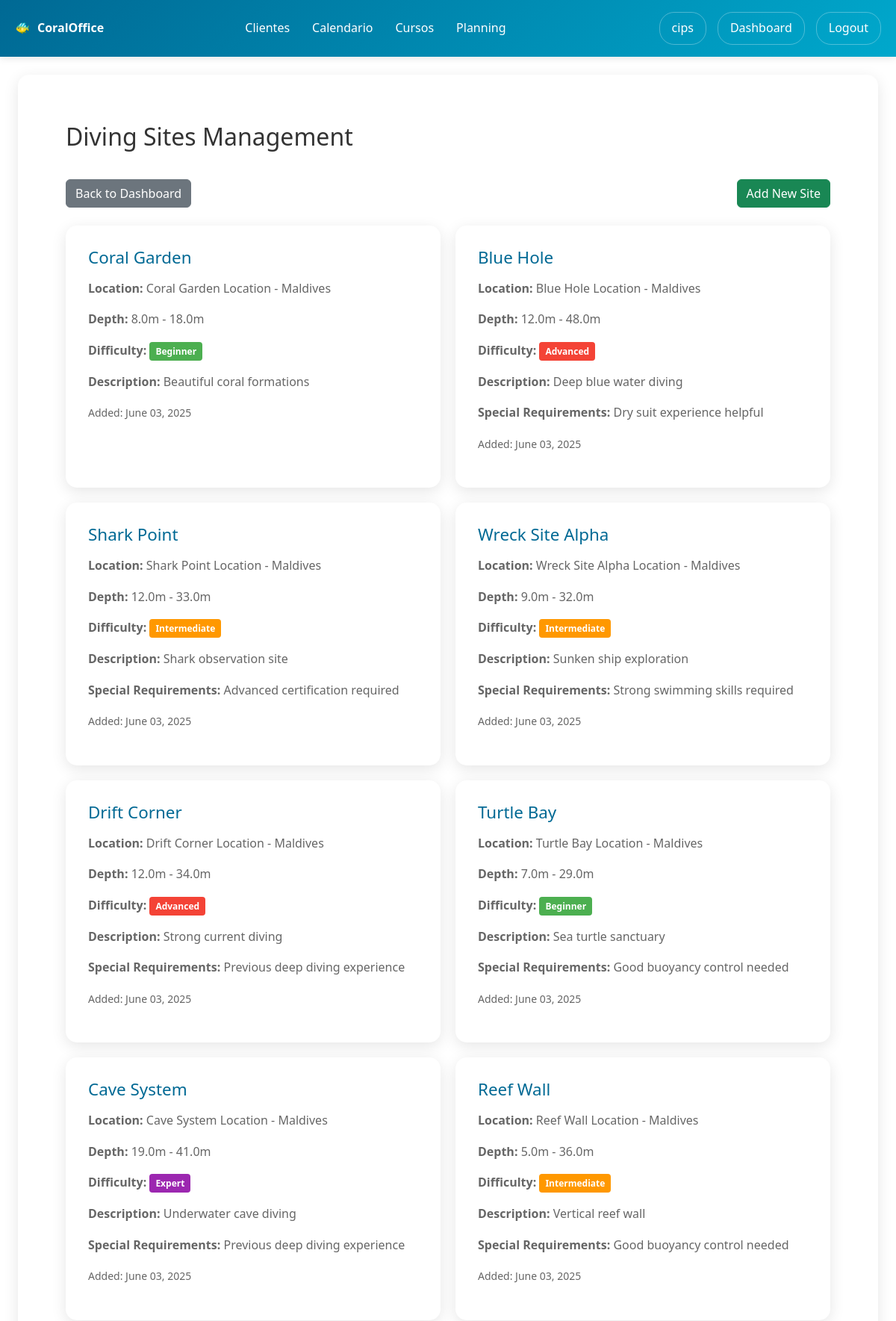
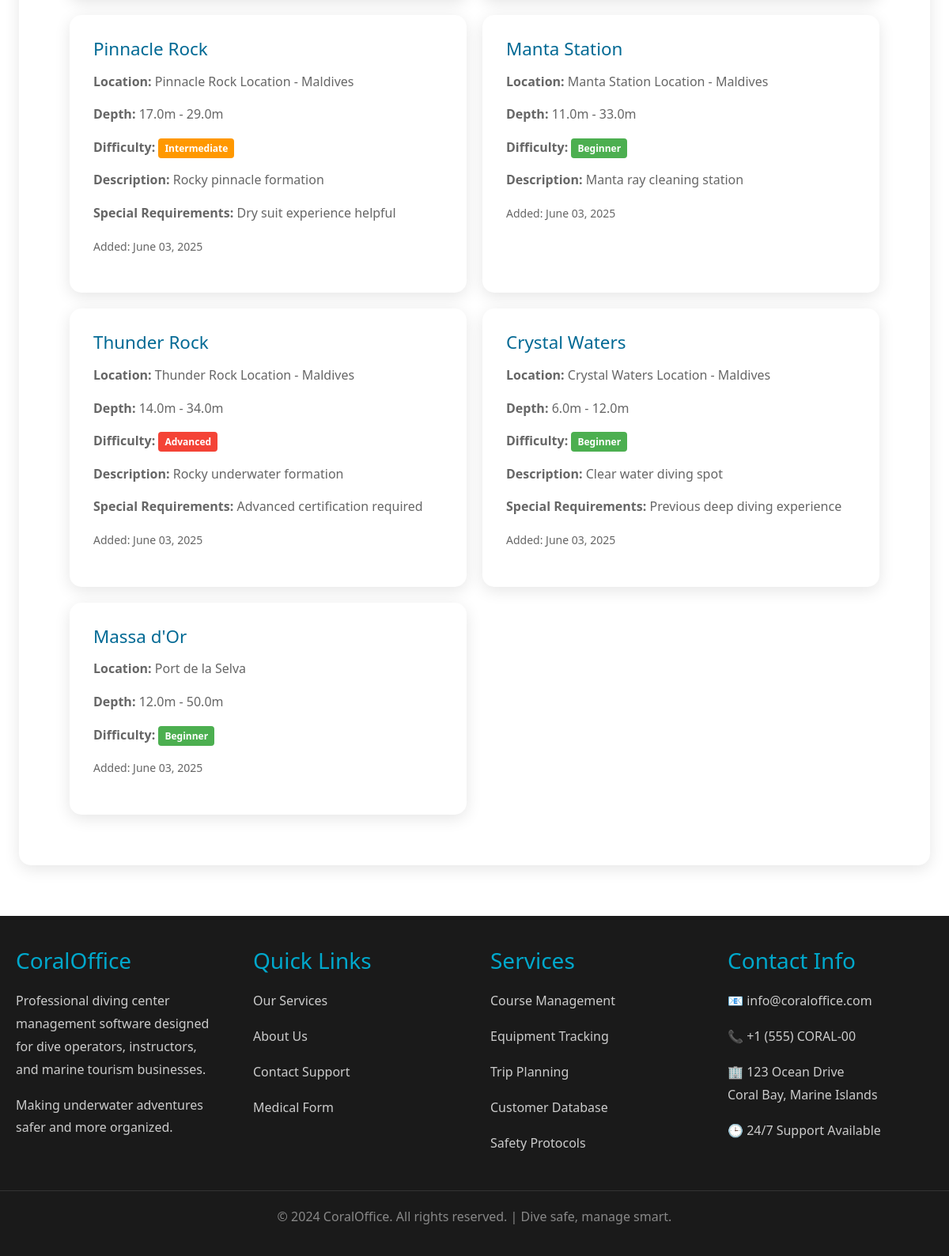
Screenshot of /users/diving-sites/ (signed in) with the database file from the repository (2 pictures, top to bottom).
### users/models.py (models this page shows, shortened)
class DivingSite(models.Model):
    diving_center = models.ForeignKey(User, on_delete=models.CASCADE, related_name='diving_sites')
    name = models.CharField(max_length=100)
    location = models.CharField(max_length=200)
    depth_min = models.FloatField(help_text="Minimum depth in meters")
    depth_max = models.FloatField(help_text="Maximum depth in meters")
    difficulty_level = models.CharField(max_length=20, choices=[
        ('BEGINNER', 'Beginner'),
        ('INTERMEDIATE', 'Intermediate'),
        ('ADVANCED', 'Advanced'),
        ('EXPERT', 'Expert'),
    ], default='BEGINNER')
    description = models.TextField(blank=True)
    special_requirements = models.TextField(blank=True)
    created_at = models.DateTimeField(auto_now_add=True)

### users/views.py (the view)
# urls.py: path('diving-sites/', views.diving_sites_list, name='diving_sites_list'),
@login_required
def diving_sites_list(request):
    if not request.user.userprofile.is_diving_center:
        messages.error(request, 'Access denied.')
        return redirect('users:profile')
    sites = DivingSite.objects.filter(diving_center=request.user)
    return render(request, 'users/diving_sites_list.html', {'sites': sites})

### users/templates/users/diving_sites_list.html (shortened to what this page needs)
{% extends 'users/base.html' %}
{% block users_content %}
<div class="p-3">
    <div style="display: flex; justify-content: space-between; align-items: center; margin-bottom: 30px;">
        <h2>Diving Sites Management</h2>
    </div>
    <div class="mb-4 d-flex justify-content-between">
        <a href="{% url 'users:diving_center_dashboard' %}" class="btn btn-secondary">Back to Dashboard</a>
        <a href="{% url 'users:add_diving_site' %}" class="btn btn-success">Add New Site</a>
    </div>
    {% if sites %}
        <div style="display: grid; grid-template-columns: repeat(auto-fit, minmax(350px, 1fr)); gap: 20px;">
            {% for site in sites %}
            <div class="card">
                <h3>{{ site.name }}</h3>
                <p><strong>Location:</strong> {{ site.location }}</p>
                <p><strong>Depth:</strong> {{ site.depth_min }}m - {{ site.depth_max }}m</p>
                <p><strong>Difficulty:</strong> <span class="status-badge status-{{ site.difficulty_level|lower }}">{{ site.get_difficulty_level_display }}</span></p>
                {% if site.description %}
                    <p><strong>Description:</strong> {{ site.description|truncatewords:20 }}</p>
                {% endif %}
                {% if site.special_requirements %}
                    <p><strong>Special Requirements:</strong> {{ site.special_requirements|truncatewords:15 }}</p>
                {% endif %}
                <p><small>Added: {{ site.created_at|date:"F d, Y" }}</small></p>
            </div>
            {% endfor %}
        </div>
    {% else %}
        <p>No diving sites added yet.</p>
    {% endif %}
</div>
{% endblock %}

### home/templates/home/base.html (shortened to what this page needs)
<!DOCTYPE html>
<html lang="en">
<head>
    <link href="https://cdn.jsdelivr.net/npm/bootstrap@5.3.2/dist/css/bootstrap.min.css" rel="stylesheet">
    <link rel="stylesheet" href="https://cdn.jsdelivr.net/npm/bootstrap-icons@1.11.1/font/bootstrap-icons.css">
</head>
<body>
    <header class="header">
        <nav class="nav-container">
            <div class="logo">CoralOffice</div>
            <ul class="nav-menu m-0 ms-0 p-0">
                {% if user.is_authenticated and user.userprofile.is_diving_center %}
                    <li><a href="{% url 'users:customer_list' %}">Clientes</a></li>
                    <li><a href="{% url 'users:calendar_view' %}">Calendario</a></li>
                <li><a href="{% url 'users:courses_list' %}">Cursos</a></li>
<li><a href="{% url 'users:staff_planning' %}">Planning</a></li>
                {% else %}
                    <li><a href="{% url 'home:home' %}">Home</a></li>
                    <li><a href="{% url 'home:services' %}">Services</a></li>
                    <li><a href="{% url 'home:about' %}">About</a></li>
                    <li><a href="{% url 'home:contact' %}">Contact</a></li>
                {% endif %}
            </ul>
            <div class="user-menu ms-3">
                {% if user.is_authenticated %}
                    <a href="{% url 'users:profile' %}">{{ user.username }}</a>
                    {% if user.userprofile.is_diving_center %}
                        <a href="{% url 'users:diving_center_dashboard' %}">Dashboard</a>
                    {% endif %}
                    <a href="{% url 'users:logout' %}">Logout</a>
                {% else %}
                    <a href="{% url 'users:login' %}">Login</a>
                {% endif %}
            </div>
        </nav>
    </header>
    <main class="main-content pt-0">
        {% block content %}
        {% endblock %}
    </main>
    <footer class="footer">
        <div class="footer-content">
            <div class="footer-section">
                <h3>CoralOffice</h3>
                <p>Professional diving center management software designed for dive operators, instructors, and marine tourism businesses.</p>
                <p>Making underwater adventures safer and more organized.</p>
            </div>
            <div class="footer-section">
                <h3>Quick Links</h3>
                <p><a href="{% url 'home:services' %}">Our Services</a></p>
                <p><a href="{% url 'home:about' %}">About Us</a></p>
                <p><a href="{% url 'home:contact' %}">Contact Support</a></p>
                <p><a href="{% url 'users:medical_form' %}">Medical Form</a></p>
            </div>
            <div class="footer-section">
                <h3>Services</h3>
                <p>Course Management</p>
                <p>Equipment Tracking</p>
                <p>Trip Planning</p>
                <p>Customer Database</p>
                <p>Safety Protocols</p>
            </div>
            <div class="footer-section">
                <h3>Contact Info</h3>
                <p>📧 info@coraloffice.com</p>
                <p>📞 +1 (555) CORAL-00</p>
                <p>🏢 123 Ocean Drive<br>Coral Bay, Marine Islands</p>
                <p>🕒 24/7 Support Available</p>
            </div>
        </div>
        <div class="footer-bottom">
            <p>&copy; 2024 CoralOffice. All rights reserved. | Dive safe, manage smart.</p>
        </div>
    </footer>
</body>
</html>

### home/templates/home/base.html (style rules this page uses)
* { margin: 0; padding: 0; box-sizing: border-box; }
body { font-family: 'Segoe UI', Tahoma, Geneva, Verdana, sans-serif; line-height: 1.6; color: #333; }
.header { background: linear-gradient(135deg, #006994, #00a8cc); color: white; padding: 1rem 0; box-shadow: 0 2px 10px rgba(0,0,0,0.1); position: relative; }
.nav-container { max-width: 1200px; margin: 0 auto; display: flex; justify-content: space-between; align-items: center; padding: 0 20px; }
.logo { font-size: 1rem; font-weight: bold; display: flex; align-items: center; z-index: 1001; }
.logo::before { content: '🐠'; margin-right: 10px; }
.nav-menu { display: flex; list-style: none; gap: 30px; }
.nav-menu a { color: white; text-decoration: none; padding: 10px 0px; border-radius: 5px; transition: background 0.3s; }
.user-menu { display: flex; align-items: center; gap: 15px; }
.user-menu a { color: white; text-decoration: none; padding: 8px 16px; border: 1px solid rgba(255,255,255,0.3); border-radius: 20px; transition: all 0.3s; }
.main-content { min-height: calc(100vh - 140px); padding: 40px 0; }
.card { background: white; padding: 30px; border-radius: 15px; box-shadow: 0 5px 20px rgba(0,0,0,0.1); transition: transform 0.3s; border: none }
.card h3 { color: #006994; margin-bottom: 15px; font-size: 1.4rem; }
.card p { color: #666; line-height: 1.6; }
.footer { background: #1a1a1a; color: white; padding: 40px 0 20px; }
.footer-content { max-width: 1200px; margin: 0 auto; padding: 0 20px; display: grid; grid-template-columns: repeat(auto-fit, minmax(250px, 1fr)); gap: 40px; }
.footer-section h3 { color: #00a8cc; margin-bottom: 20px; }
.footer-section p, .footer-section a { color: #ccc; text-decoration: none; line-height: 1.8; }
.footer-bottom { text-align: center; margin-top: 30px; padding-top: 20px; border-top: 1px solid #333; color: #888; }

### users/templates/users/diving_sites_list.html (style rules this page uses)
.status-badge { padding: 4px 8px; border-radius: 4px; font-size: 12px; font-weight: bold; }
.status-beginner { background-color: #4caf50; color: #fff; }
.status-intermediate { background-color: #ff9800; color: #fff; }
.status-advanced { background-color: #f44336; color: #fff; }
.status-expert { background-color: #9c27b0; color: #fff; }

### rows the page displays
DivingSite: name "Coral Garden", location "Coral Garden Location - Maldives", depth_min "8.0", depth_max "18.0", difficulty_level "Beginner", description "Beautiful coral formations", created_at "June 03, 2025"
DivingSite: name "Blue Hole", location "Blue Hole Location - Maldives", depth_min "12.0", depth_max "48.0", difficulty_level "Advanced", description "Deep blue water diving", special_requirements "Dry suit experience helpful", created_at "June 03, 2025"
DivingSite: name "Shark Point", location "Shark Point Location - Maldives", depth_min "12.0", depth_max "33.0", difficulty_level "Intermediate", description "Shark observation site", special_requirements "Advanced certification required", created_at "June 03, 2025"
DivingSite: name "Wreck Site Alpha", location "Wreck Site Alpha Location - Maldives", depth_min "9.0", depth_max "32.0", difficulty_level "Intermediate", description "Sunken ship exploration", special_requirements "Strong swimming skills required", created_at "June 03, 2025"
DivingSite: name "Drift Corner", location "Drift Corner Location - Maldives", depth_min "12.0", depth_max "34.0", difficulty_level "Advanced", description "Strong current diving", special_requirements "Previous deep diving experience", created_at "June 03, 2025"
DivingSite: name "Turtle Bay", location "Turtle Bay Location - Maldives", depth_min "7.0", depth_max "29.0", difficulty_level "Beginner", description "Sea turtle sanctuary", special_requirements "Good buoyancy control needed", created_at "June 03, 2025"
DivingSite: name "Cave System", location "Cave System Location - Maldives", depth_min "19.0", depth_max "41.0", difficulty_level "Expert", description "Underwater cave diving", special_requirements "Previous deep diving experience", created_at "June 03, 2025"
DivingSite: name "Reef Wall", location "Reef Wall Location - Maldives", depth_min "5.0", depth_max "36.0", difficulty_level "Intermediate", description "Vertical reef wall", special_requirements "Good buoyancy control needed", created_at "June 03, 2025"
DivingSite: name "Pinnacle Rock", location "Pinnacle Rock Location - Maldives", depth_min "17.0", depth_max "29.0", difficulty_level "Intermediate", description "Rocky pinnacle formation", special_requirements "Dry suit experience helpful", created_at "June 03, 2025"
DivingSite: name "Manta Station", location "Manta Station Location - Maldives", depth_min "11.0", depth_max "33.0", difficulty_level "Beginner", description "Manta ray cleaning station", created_at "June 03, 2025"
DivingSite: name "Thunder Rock", location "Thunder Rock Location - Maldives", depth_min "14.0", depth_max "34.0", difficulty_level "Advanced", description "Rocky underwater formation", special_requirements "Advanced certification required", created_at "June 03, 2025"
DivingSite: name "Crystal Waters", location "Crystal Waters Location - Maldives", depth_min "6.0", depth_max "12.0", difficulty_level "Beginner", description "Clear water diving spot", special_requirements "Previous deep diving experience", created_at "June 03, 2025"
DivingSite: name "Massa d'Or", location "Port de la Selva", depth_min "12.0", depth_max "50.0", difficulty_level "Beginner", created_at "June 03, 2025"

### other values shown
{{ user.username }} "cips"
